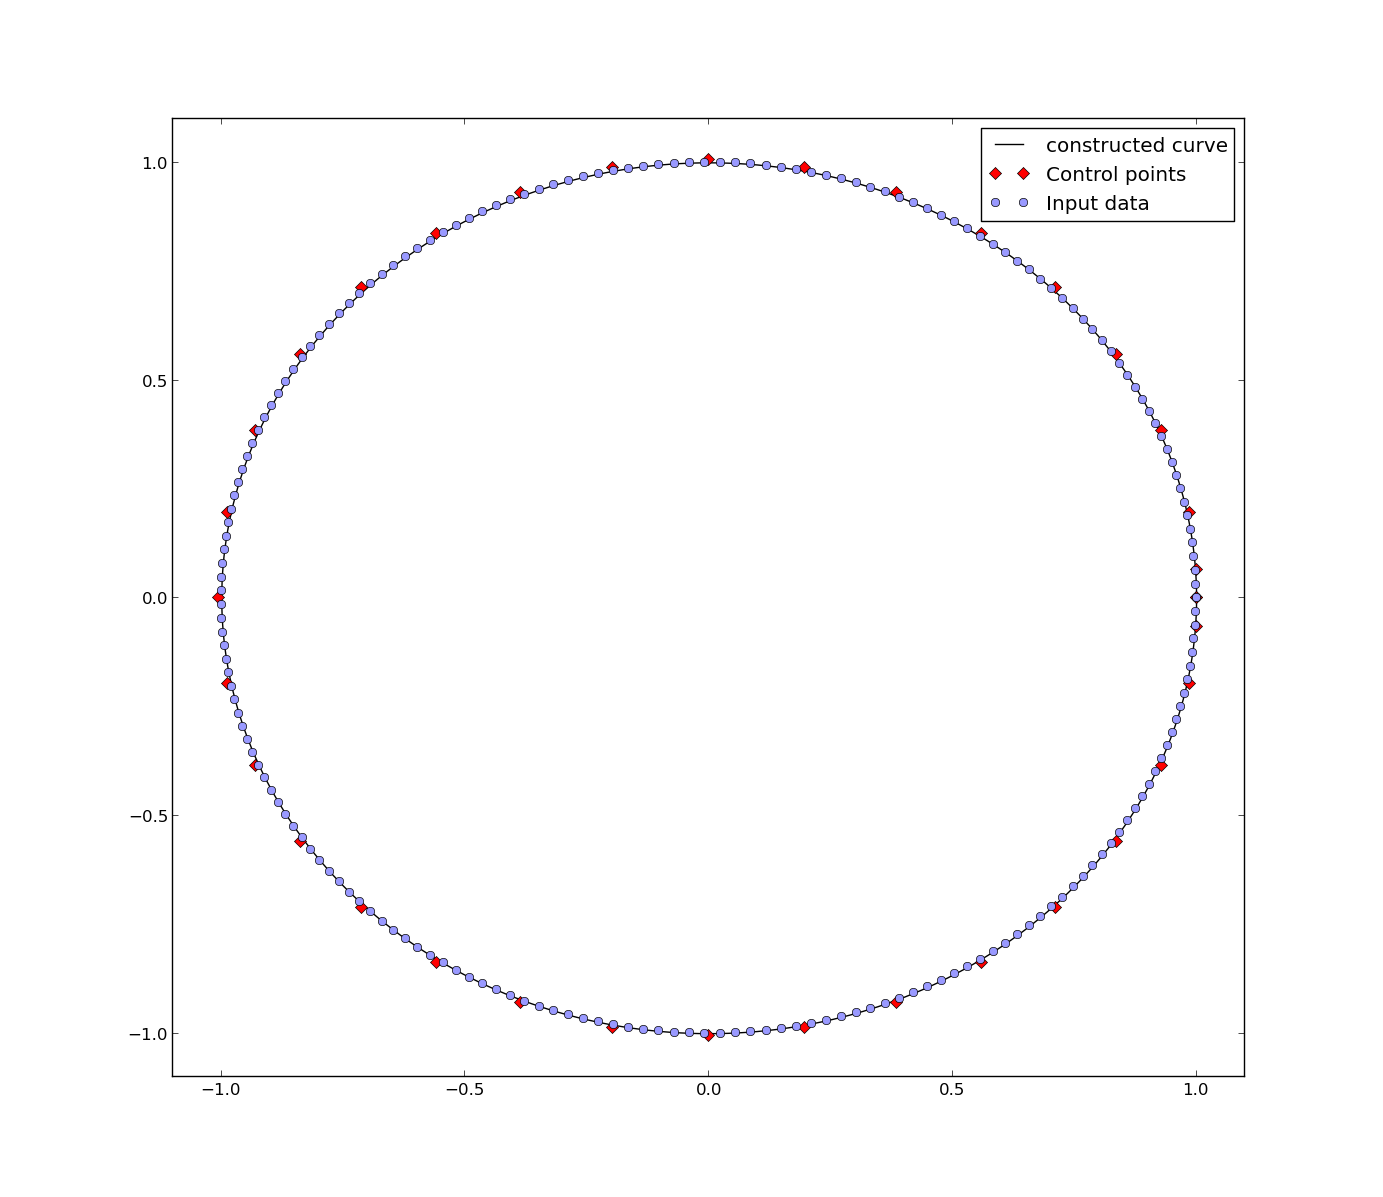

Reproduce this figure in Python.
import matplotlib.pyplot    as plt
import numpy                as np
from igakit.cad_geometry import cad_geometry
from igakit.cad_geometry import line as patch

from pigasus.fit.curfit import curfit
from pigasus.fit.curfit import compute_uk

cos = np.cos
sin = np.sin
sqrt = np.sqrt
pi = np.pi

#-----------------------------------
px          = 3
nx          = 31

alpha       = 1.

#method = "uniform"
method = "chord"
#method = "centripetal"
#-----------------------------------

#-----------------------------------
def MakeConstraint(cond, face=None, value=None):
    if cond.lower() == "closed":
        constraint = {}
        constraint['patch_id_m'] = 0
        constraint['face_m']     = 0
        constraint['patch_id_s'] = 0
        constraint['face_s']     = 1
    if cond.lower() == "c0":
        constraint = {}
        constraint['patch_id_m'] = 0
        constraint['face_m']     = face
        constraint['type']       = "C0"
        constraint['values']     = [value]
    if cond.lower() == "c1":
        constraint = {}
        constraint['patch_id_m'] = 0
        constraint['face_m']     = face
        constraint['type']       = "C1"
        constraint['values']     = [value]
    return constraint
#-----------------------------------

#-----------------------------------
# ...
tmin        = 0.
tmax        = 1.
npts        = 200
# ...

# ... Circle
f    = lambda s: [cos(2*pi*s), sin(2*pi*s)]
dsf  = lambda s: [-2*pi*sin(2*pi*s), 2*pi*cos(2*pi*s)]
d2sf = lambda s: [-(4*pi**2)*cos(2*pi*s), -(4*pi**2)*sin(2*pi*s)]
# ...

# ...
t = np.linspace(tmin,tmax, npts)
xyz = f(t)
# ...

# ...
x,y = xyz
list_x = list(x) ; list_y = list(y)
# ...

# ...
list_Q = zip(list_x, list_y)
uk = compute_uk(list_Q, method=method)
U1       = []
U1      += list(uk)
list_xk  = []     ; list_yk  = []
list_xk += list_x ; list_yk += list_y

lists_uk = [U1]
lists_xk = [list_xk]
lists_yk = [list_yk]
# ...
#-----------------------------------

#-----------------------------------
# ....
constraints = []

# ... CLOSED
constraint = MakeConstraint("CLOSED")
constraints.append(constraint)
# ....
#-----------------------------------

#-----------------------------------
geo = patch(n=[nx], p=[px])
# ... make the patch periodic in 1 direction
geo._external_faces = [[0,0],[0,1]]

dict_con = {}
dict_con['original'] = [0,0]; dict_con['clone'] = [0,1]
geo._connectivity.append(dict_con)
#-----------------------------------

#-----------------------------------
fit = curfit(geometry=geo, constraints=constraints, alpha=alpha)
#-----------------------------------

#-----------------------------------
patch_id = 0
xk = lists_xk[patch_id]
yk = lists_yk[patch_id]

geo_f = fit.construct([xk, yk], uk=lists_uk)
#-----------------------------------

#-----------------------------------
srf = geo_f[0]

D = srf.evalMesh(10)

for d in D:
    plt.plot(d[:,0], d[:,1], '-k', label="constructed curve")

P = srf.points
nm = np.prod(np.asarray(srf.shape))
x = P[:,0].reshape(nm)
y = P[:,1].reshape(nm)
plt.plot(x,y,'Dr', label="Control points")

x = list_x
y = list_y
plt.plot(x, y, 'o', color='#9999ff', label="Input data")

# Set x limits
plt.xlim(-1.1, 1.1)
# Set y limits
plt.ylim(-1.1, 1.1)

plt.legend()
plt.show()
#-----------------------------------
